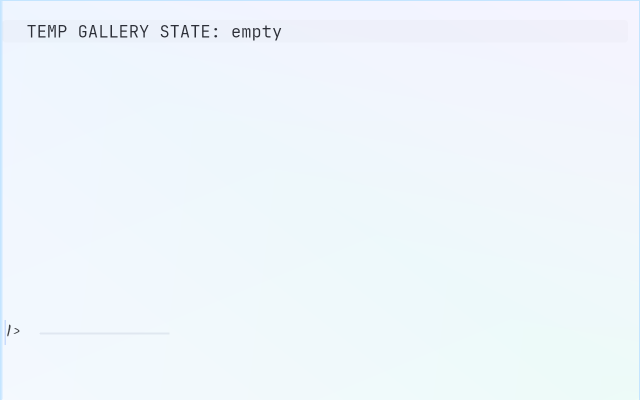
#> input picture tests/desktop-gallery-golden/gallery-empty.png, 1280 x 800 px (shown at 1/2 size)
$ python ui_metrics.py ../../tests/desktop-gallery-golden/gallery-empty.png
#> lines starting #> are read from the running program, lines starting #| are printed output that depends on the picture; after the words box and inside, x2 and y2 are one past the last pixel; in counts of white or black regions, pixels touching at a corner belong together
#!/usr/bin/env python3
"""UI efficiency analyzer for next-code iOS screenshots.

Turns "this looks ugly" into hill-climbable numbers. Given a PNG screenshot
(from `xcrun simctl io ... screenshot`), it scores the rendered UI on
objective axes and prints a scorecard plus an overall 0-100 efficiency score.

Axes (each 0-100, higher is better):
  space       use of the available canvas: fill ratio, vertical balance,
              and the size of the largest empty "dead zone".
  consistency visual discipline: how few distinct dominant colors, and how
              well content aligns to a small set of left margins.
  legibility  text/background contrast (WCAG-style) for the brightest content.
  rhythm      whether vertical gaps between content rows snap to an 8pt grid.

It is deliberately renderer-agnostic: it reads pixels, not the view tree, so
the same tool grades any screenshot and regressions are caught without trust
in the code. Pair with ui_lint.py (source discipline) for full coverage.

Usage:
  python3 ui_metrics.py SHOT.png [--scale 3] [--json] [--annotate OUT.png]
  python3 ui_metrics.py --baseline a.png --candidate b.png   # compare two
"""

import argparse
import json
import sys
from dataclasses import dataclass, asdict

import numpy as np
from PIL import Image, ImageDraw

# --- Design tokens (must mirror Sources/NextCodeMobile/Theme.swift) -------------
TOKENS = {
    "background": 0x0F0F14,
    "surface": 0x1A1A1F,
    "surfaceElevated": 0x242429,
    "mint": 0x4DD9A6,
    "warning": 0xF59E0B,
    "error": 0xD94D59,
}

# iPhone status bar / home indicator are OS chrome, not our UI. Trim them so we
# grade the app's content area, not Apple's clock.
STATUS_BAR_FRAC = 0.055
HOME_INDICATOR_FRAC = 0.025


def hex_to_rgb(h):
    return np.array([(h >> 16) & 0xFF, (h >> 8) & 0xFF, h & 0xFF], dtype=np.float64)


def relative_luminance(rgb):
    srgb = rgb / 255.0
    lin = np.where(srgb <= 0.03928, srgb / 12.92, ((srgb + 0.055) / 1.055) ** 2.4)
    return 0.2126 * lin[0] + 0.7152 * lin[1] + 0.0722 * lin[2]


def contrast_ratio(a, b):
    la, lb = relative_luminance(a), relative_luminance(b)
    hi, lo = max(la, lb), min(la, lb)
    return (hi + 0.05) / (lo + 0.05)


@dataclass
class Scorecard:
    space: float
    consistency: float
    legibility: float
    rhythm: float
    overall: float
    # raw measurements for debugging / regression diffing
    fill_ratio: float
    vertical_balance: float
    dead_zone_frac: float
    dominant_colors: int
    margin_groups: int
    text_contrast: float
    rhythm_snap: float

    def render(self):
        lines = [
            "UI efficiency scorecard",
            "=" * 40,
            f"  space        {bar(self.space)} {self.space:5.1f}",
            f"  consistency  {bar(self.consistency)} {self.consistency:5.1f}",
            f"  legibility   {bar(self.legibility)} {self.legibility:5.1f}",
            f"  rhythm       {bar(self.rhythm)} {self.rhythm:5.1f}",
            "-" * 40,
            f"  OVERALL      {bar(self.overall)} {self.overall:5.1f}",
            "",
            "raw:",
            f"  fill_ratio        {self.fill_ratio:.3f}   (content / canvas)",
            f"  vertical_balance  {self.vertical_balance:.3f}   (1=centered)",
            f"  dead_zone_frac    {self.dead_zone_frac:.3f}   (largest empty band)",
            f"  dominant_colors   {self.dominant_colors}",
            f"  margin_groups     {self.margin_groups}   (distinct left edges)",
            f"  text_contrast     {self.text_contrast:.2f}:1 (WCAG)",
            f"  rhythm_snap       {self.rhythm_snap:.3f}   (gap->8pt grid)",
        ]
        return "\n".join(lines)


def bar(v, width=20):
    filled = int(round(v / 100 * width))
    return "[" + "#" * filled + "." * (width - filled) + "]"


def clamp(v, lo=0.0, hi=100.0):
    return max(lo, min(hi, v))


def analyze(path, scale=3, annotate=None):
    img = Image.open(path).convert("RGB")
    arr = np.asarray(img, dtype=np.float64)
    H, W, _ = arr.shape

    # Trim OS chrome.
    top = int(H * STATUS_BAR_FRAC)
    bot = int(H * (1 - HOME_INDICATOR_FRAC))
    content = arr[top:bot]
    ch, cw, _ = content.shape

    bg = hex_to_rgb(TOKENS["background"])
    # Per-pixel distance from the app background.
    dist = np.linalg.norm(content - bg, axis=2)
    is_content = dist > 18.0  # tolerance for AA + jpeg-ish noise

    # --- SPACE -------------------------------------------------------------
    fill_ratio = float(is_content.mean())

    row_occ = is_content.mean(axis=1)  # fraction of content per row
    ys = np.arange(ch)
    occ_sum = row_occ.sum()
    if occ_sum > 0:
        com = float((ys * row_occ).sum() / occ_sum) / ch  # 0..1 center of mass
    else:
        com = 0.5
    vertical_balance = 1.0 - abs(com - 0.5) * 2.0

    # Largest contiguous "empty" band (rows with <1% content).
    empty = row_occ < 0.01
    dead = longest_run(empty) / ch

    # Space score: reward filling, centering, and penalize a huge dead zone.
    # An ideal chat fills ~35-65% with content reasonably spread.
    fill_score = 100 * (1 - abs(fill_ratio - 0.45) / 0.45)
    space = clamp(0.45 * clamp(fill_score) + 0.35 * (vertical_balance * 100)
                  + 0.20 * (100 * (1 - dead)))

    # --- CONSISTENCY -------------------------------------------------------
    # Distinct dominant colors: quantize to 5 bits/channel, count buckets that
    # cover >0.4% of content pixels. Clean designs use few.
    cont_px = content[is_content]
    if len(cont_px):
        q = (cont_px // 8).astype(np.int64)
        keys = q[:, 0] * 1024 + q[:, 1] * 32 + q[:, 2]
        _, counts = np.unique(keys, return_counts=True)
        dominant = int((counts > 0.004 * len(cont_px)).sum())
    else:
        dominant = 0
    # 4-9 dominant colors is healthy; more = noisy, fewer = empty.
    color_score = 100 * (1 - clamp(abs(dominant - 7) / 12, 0, 1))

    # Left-margin alignment: leftmost content x per row, clustered.
    margins = leftmost_edges(is_content)
    margin_groups = cluster_count(margins, tol=int(8 * scale))
    # A disciplined layout uses 1-3 left margins.
    margin_score = 100 * (1 - clamp((margin_groups - 2) / 6, 0, 1))

    consistency = clamp(0.5 * color_score + 0.5 * margin_score)

    # --- LEGIBILITY --------------------------------------------------------
    # Brightest content (text-ish) contrast vs background.
    if len(cont_px):
        with np.errstate(over="ignore", invalid="ignore", divide="ignore"):
            lum = cont_px @ np.array([0.299, 0.587, 0.114], dtype=np.float64)
            bright = cont_px[lum > np.percentile(lum, 90)]
            sample = bright.mean(axis=0) if len(bright) else cont_px.mean(axis=0)
        text_contrast = contrast_ratio(sample, bg)
    else:
        text_contrast = 1.0
    # WCAG AA body text wants >= 4.5:1; AAA 7:1. Map 1->0, 7->100.
    legibility = clamp((text_contrast - 1.0) / (7.0 - 1.0) * 100)

    # --- RHYTHM ------------------------------------------------------------
    # Gaps between content bands; reward snapping to an 8pt grid.
    bands = content_bands(row_occ, thresh=0.01)
    gaps = [bands[i + 1][0] - bands[i][1] for i in range(len(bands) - 1)]
    grid = 8 * scale
    if gaps:
        snap = np.mean([1 - min(abs((g % grid)), grid - (g % grid)) / (grid / 2)
                        for g in gaps if g > 0]) if any(g > 0 for g in gaps) else 0.0
        snap = float(max(0.0, snap))
    else:
        snap = 0.0
    rhythm = clamp(snap * 100)

    overall = clamp(0.40 * space + 0.30 * consistency
                    + 0.20 * legibility + 0.10 * rhythm)

    card = Scorecard(
        space=round(space, 1), consistency=round(consistency, 1),
        legibility=round(legibility, 1), rhythm=round(rhythm, 1),
        overall=round(overall, 1),
        fill_ratio=round(fill_ratio, 4), vertical_balance=round(vertical_balance, 4),
        dead_zone_frac=round(dead, 4), dominant_colors=dominant,
        margin_groups=margin_groups, text_contrast=round(text_contrast, 2),
        rhythm_snap=round(snap, 4),
    )

    if annotate:
        draw_overlay(img.copy(), top, bot, is_content, bands, annotate, scale)

    return card


def longest_run(boolean_arr):
    best = run = 0
    for v in boolean_arr:
        run = run + 1 if v else 0
        best = max(best, run)
    return best


def leftmost_edges(mask):
    edges = []
    for row in mask:
        idx = np.argmax(row)
        if row[idx]:
            edges.append(int(idx))
    return edges


def cluster_count(values, tol):
    if not values:
        return 0
    vals = sorted(values)
    groups = 1
    anchor = vals[0]
    # weight by frequency: only count a cluster if it has enough rows
    from collections import Counter
    c = Counter(values)
    centers = []
    for v in sorted(c):
        if not centers or v - centers[-1] > tol:
            centers.append(v)
    # keep clusters covering >2% of rows
    total = len(values)
    significant = 0
    bucket = {}
    for v in values:
        placed = False
        for center in centers:
            if abs(v - center) <= tol:
                bucket[center] = bucket.get(center, 0) + 1
                placed = True
                break
    return sum(1 for center, n in bucket.items() if n > 0.02 * total)


def content_bands(row_occ, thresh):
    bands = []
    start = None
    for i, v in enumerate(row_occ):
        if v >= thresh and start is None:
            start = i
        elif v < thresh and start is not None:
            bands.append((start, i))
            start = None
    if start is not None:
        bands.append((start, len(row_occ)))
    # merge tiny gaps
    return [b for b in bands if b[1] - b[0] > 3]


# [7 lines left out: function draw_overlay, not called in this run]


def main():
    ap = argparse.ArgumentParser()
    ap.add_argument("path", nargs="?")
    ap.add_argument("--scale", type=int, default=3, help="device px per point")
    ap.add_argument("--json", action="store_true")
    ap.add_argument("--annotate", help="write an annotated PNG to this path")
    ap.add_argument("--baseline")
    ap.add_argument("--candidate")
    args = ap.parse_args()

    if args.baseline and args.candidate:
        a = analyze(args.baseline, args.scale)
        b = analyze(args.candidate, args.scale)
        print(f"baseline  overall {a.overall:5.1f}")
        print(f"candidate overall {b.overall:5.1f}")
        delta = b.overall - a.overall
        sign = "+" if delta >= 0 else ""
        print(f"delta     {sign}{delta:.1f}")
        for k in ["space", "consistency", "legibility", "rhythm"]:
            av, bv = getattr(a, k), getattr(b, k)
            dd = bv - av
            s = "+" if dd >= 0 else ""
            print(f"  {k:12} {av:5.1f} -> {bv:5.1f}  ({s}{dd:.1f})")
        sys.exit(0 if delta >= -0.5 else 1)

    if not args.path:
        ap.error("provide a screenshot path, or --baseline/--candidate")

    card = analyze(args.path, args.scale, args.annotate)
#> in analyze, `content = arr[top:bot]`:
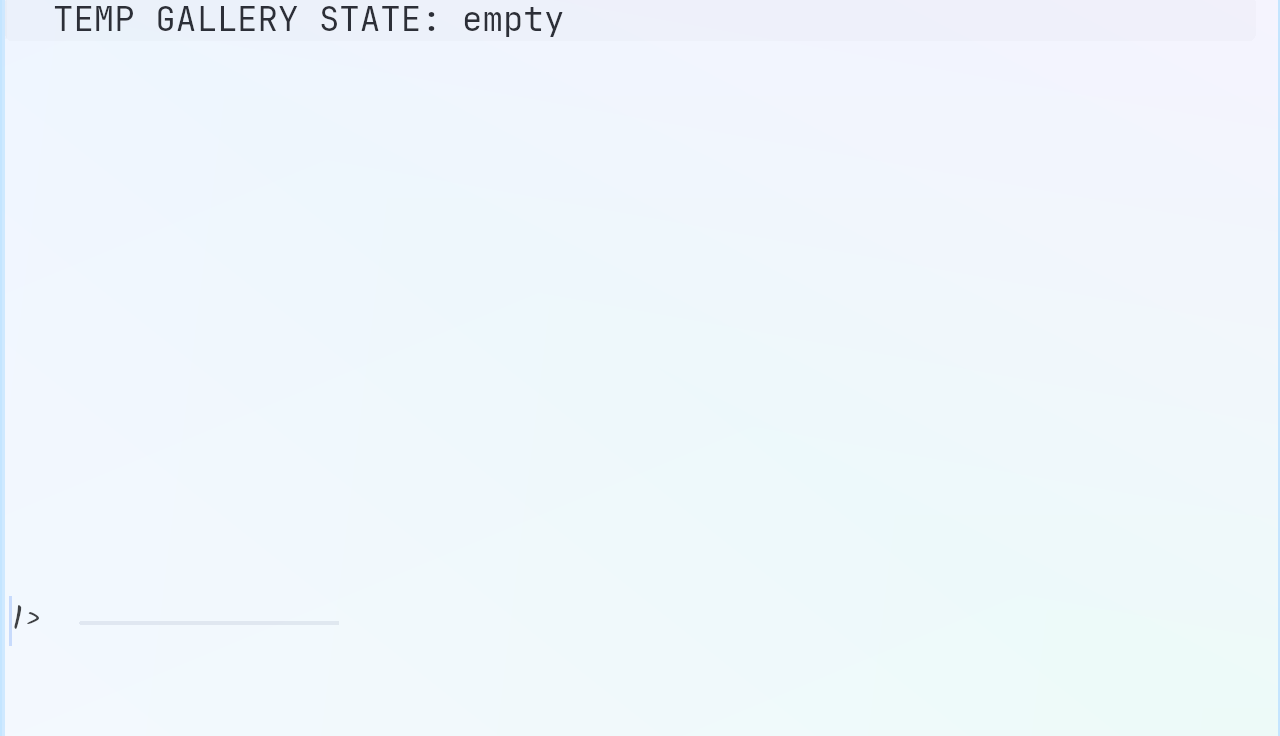
#> content: shape (736, 1280, 3) float64; mean R, G, B 238.9, 246.3, 251.4
#> in analyze, `fill_ratio = float(is_content.mean())`: fill_ratio = 1
#> in analyze, `row_occ = is_content.mean(axis=1)`: row_occ = 736 values from 1 to 1
#> in analyze, `occ_sum = row_occ.sum()`: occ_sum = 736
#> in analyze, `com = float((ys * row_occ).sum() / occ_sum) / ch`: com = 0.499
#> in analyze, `vertical_balance = 1.0 - abs(com - 0.5) * 2.0`: vertical_balance = 0.999
#> in analyze, `dead = longest_run(empty) / ch`: dead = 0
#> in analyze, `fill_score = 100 * (1 - abs(fill_ratio - 0.45) / 0.45)`: fill_score = -22.22
#> in analyze, `space = clamp(0.45 * clamp(fill_score) + 0.35 * (vertical_balance * 10..`: space = 54.95
#> in analyze, `_, counts = np.unique(keys, return_counts=True)`: counts = 89 values, max 297387 at index 87, min 1 at index 9, mean 10585.2
#> in analyze, `dominant = int((counts > 0.004 * len(cont_px)).sum())`: dominant = 4
#> in analyze, `color_score = 100 * (1 - clamp(abs(dominant - 7) / 12, 0, 1))`: color_score = 75
#> after the loop in leftmost_edges, `for row in mask:`: edges = 736 values from 0 to 0
#> in cluster_count, `anchor = vals[0]`: anchor = 0
#> in cluster_count, `c = Counter(values)`: c = {0: 736}
#> the loop in cluster_count, `for v in sorted(c):` made 1 pass
#> after the loop in cluster_count, `for v in sorted(c):`: centers = [0]
#> in cluster_count, `total = len(values)`: total = 736
#> after the loop in cluster_count, `for v in values:`: bucket = {0: 736}
#> in analyze, `margin_groups = cluster_count(margins, tol=int(8 * scale))`: margin_groups = 1
#> in analyze, `margin_score = 100 * (1 - clamp((margin_groups - 2) / 6, 0, 1))`: margin_score = 100
#> in analyze, `consistency = clamp(0.5 * color_score + 0.5 * margin_score)`: consistency = 87.5
#> in analyze, `sample = bright.mean(axis=0) if len(bright) else cont_px.mean(axis=0)`: sample = [241.9, 248.6, 253.1]
#> in relative_luminance, `srgb = rgb / 255.0`: srgb = [0.949, 0.975, 0.992]
#> in relative_luminance, `lin = np.where(srgb <= 0.03928, srgb / 12.92, ((srgb + 0.055) / 1.055)..`: lin = [0.887, 0.944, 0.983]
#> in contrast_ratio, `la, lb = relative_luminance(a), relative_luminance(b)`: la = 0.935; lb = 0.00494
#> in contrast_ratio, `hi, lo = max(la, lb), min(la, lb)`: hi = 0.935; lo = 0.00494
#> in analyze, `text_contrast = contrast_ratio(sample, bg)`: text_contrast = 17.92
#> in analyze, `legibility = clamp((text_contrast - 1.0) / (7.0 - 1.0) * 100)`: legibility = 100
#> the loop in content_bands, `for i, v in enumerate(row_occ):` made 736 passes
#> after the loop in content_bands, `for i, v in enumerate(row_occ):`: bands = []; start = 0
#> in analyze, `bands = content_bands(row_occ, thresh=0.01)`: bands = [(0, 736)]
#> in analyze, `gaps = [bands[i + 1][0] - bands[i][1] for i in range(len(bands) - 1)]`: gaps = []
#> in analyze, `overall = clamp(0.40 * space + 0.30 * consistency + 0.20 * legibility ..`: overall = 68.23
    if args.json:
        print(json.dumps(asdict(card), indent=2))
    else:
        print(card.render())
#> (printed output is left out)


if __name__ == "__main__":
    main()

$ run again, on tests/desktop-gallery-golden/gallery-hotkey-help.png
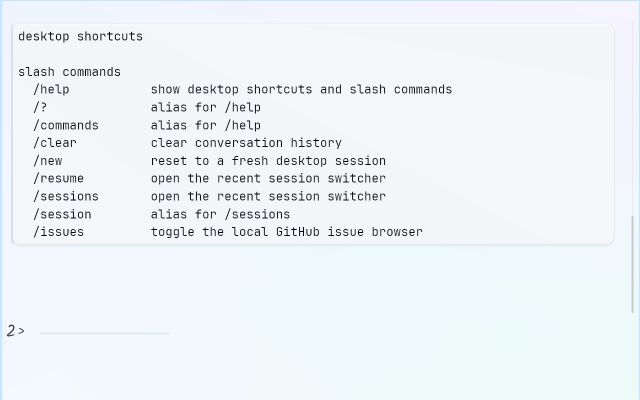
#> input picture tests/desktop-gallery-golden/gallery-hotkey-help.png, 1280 x 800 px (shown at 1/2 size)
#> in analyze, `content = arr[top:bot]`:
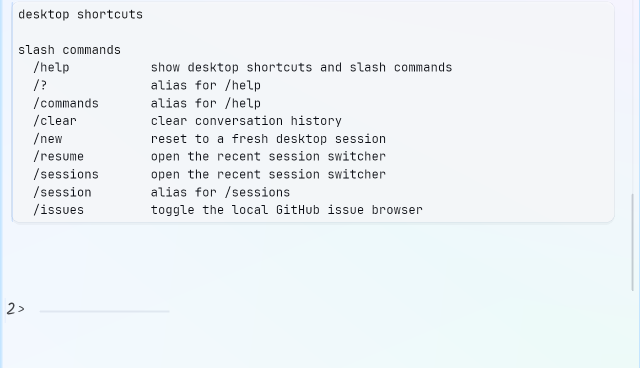
#> content: shape (736, 1280, 3) float64 (shown at 1/2 size); mean R, G, B 236.9, 242.1, 245.3
#> in analyze, `is_content = dist > 18.0`:
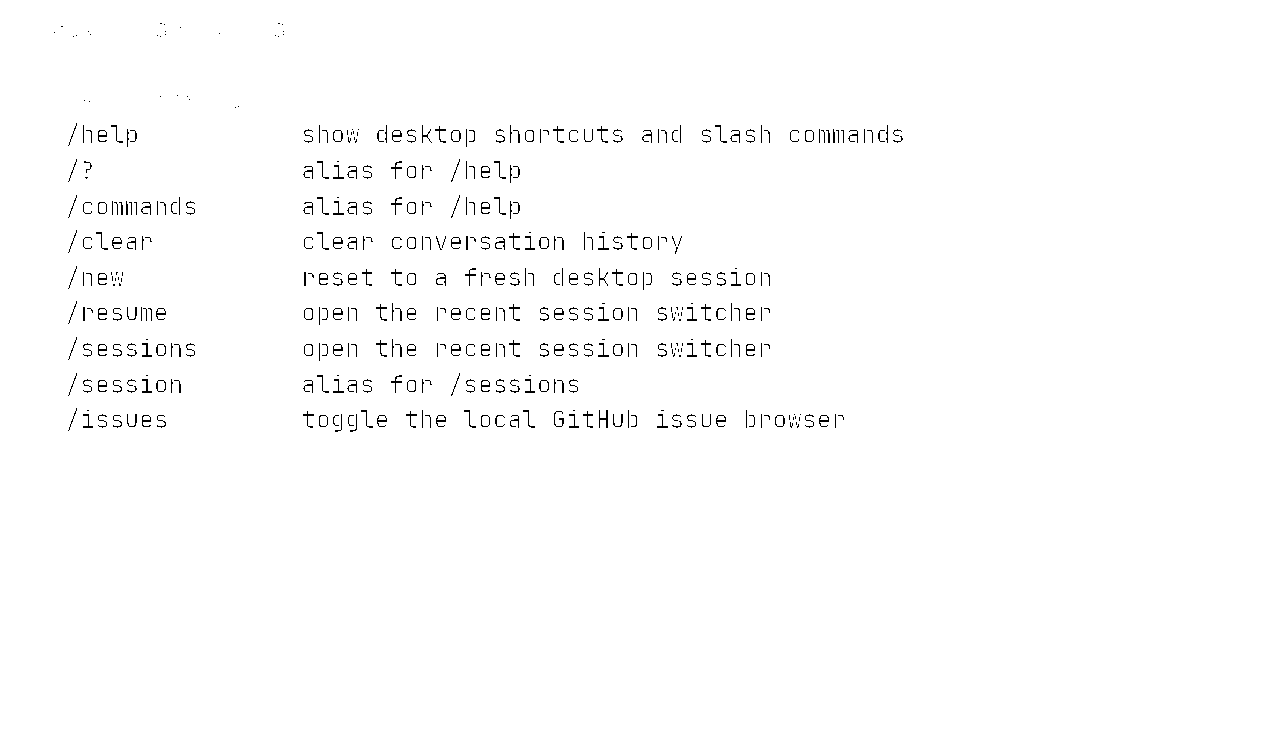
#> is_content: shape (736, 1280) bool; 98.9% white; black in thin lines or dots, all inside (x1, y1, x2, y2) = (54, 23, 903, 432)
#> fill_ratio = 0.989
#> row_occ = 736 values, max 1 at index 0, min 0.812 at index 130, mean 0.989
#> occ_sum = 727.7
#> com = 0.501
#> vertical_balance = 0.999
#> dead = 0
#> fill_score = -19.73
#> space = 54.96
#> counts = 107 values, max 529766 at index 104, min 1 at index 58, mean 8705.8
#> dominant = 3
#> color_score = 66.67
#> after the loop in leftmost_edges, `for row in mask:`: edges = 736 values from 0 to 0
#> anchor = 0
#> c = {0: 736}
#> the loop in cluster_count, `for v in sorted(c):` made 1 pass
#> after the loop in cluster_count, `for v in sorted(c):`: centers = [0]
#> total = 736
#> after the loop in cluster_count, `for v in values:`: bucket = {0: 736}
#> margin_groups = 1
#> margin_score = 100
#> consistency = 83.33
#> sample = [242.2, 248.6, 253]
#> srgb = [0.95, 0.975, 0.992]
#> lin = [0.889, 0.944, 0.982]
#> la = 0.935; lb = 0.00494
#> hi = 0.935; lo = 0.00494
#> text_contrast = 17.93
#> legibility = 100
#> the loop in content_bands, `for i, v in enumerate(row_occ):` made 736 passes
#> (v, start) on pass 1: (1, 0)
#> after the loop in content_bands, `for i, v in enumerate(row_occ):`: bands = []; start = 0
#> in analyze, `bands = content_bands(row_occ, thresh=0.01)`: bands = [(0, 736)]
#> gaps = []
#> overall = 66.98
#> (printed output is left out)
